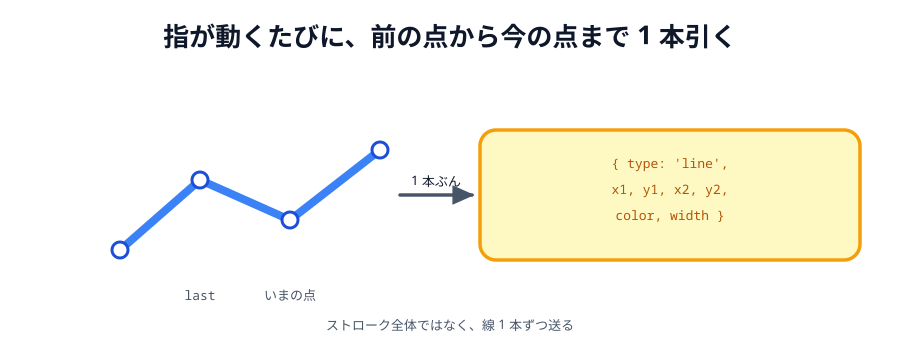

Source code (Python):
# 01-segments.svg
# スキーマ: PART-WHOLE（曲線＝直線の集まり）+ SOURCE-PATH-GOAL（1 本ごとに送る）

import sys
sys.path.insert(0, "/Users/seekseep/.claude/skills/genfig")
from genfig import Canvas, PALETTE

c = Canvas(900, 360)

c.text(450, 46, "指が動くたびに、前の点から今の点まで 1 本引く", scale="xl")
pts = [(120, 250), (200, 180), (290, 220), (380, 150)]
for i in range(len(pts) - 1):
    x1, y1 = pts[i]
    x2, y2 = pts[i + 1]
    c.raw(f'<line x1="{x1}" y1="{y1}" x2="{x2}" y2="{y2}" stroke="#3b82f6" stroke-width="8" stroke-linecap="round"/>')
for x, y in pts:
    c.raw(f'<circle cx="{x}" cy="{y}" r="8" fill="#fff" stroke="#1d4ed8" stroke-width="3"/>')
c.text(200, 300, "last", scale="sm", font="technical")
c.text(290, 300, "いまの点", scale="sm")
c.sticky(480, 130, 380, 130, color="yellow")
c.text(670, 168, "{ type: 'line',", scale="sm", font="technical", fill=PALETTE["yellow"]["text"])
c.text(670, 194, "  x1, y1, x2, y2,", scale="sm", font="technical", fill=PALETTE["yellow"]["text"])
c.text(670, 220, "  color, width }", scale="sm", font="technical", fill=PALETTE["yellow"]["text"])
c.connector(400, 195, 472, 195, label="1 本ぶん", label_scale="sm")
c.text(450, 330, "ストローク全体ではなく、線 1 本ずつ送る", scale="sm")

c.save("01-segments.svg")
